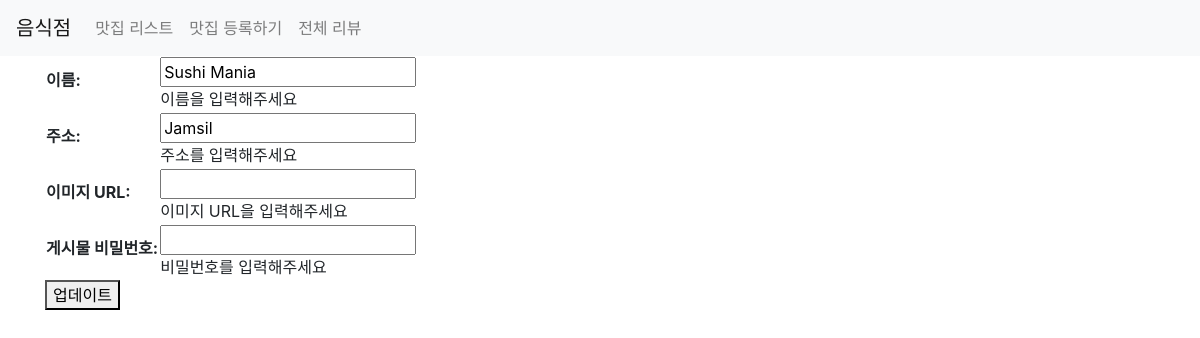
/third/update/?id=3, run on an earlier commit of the app's database.
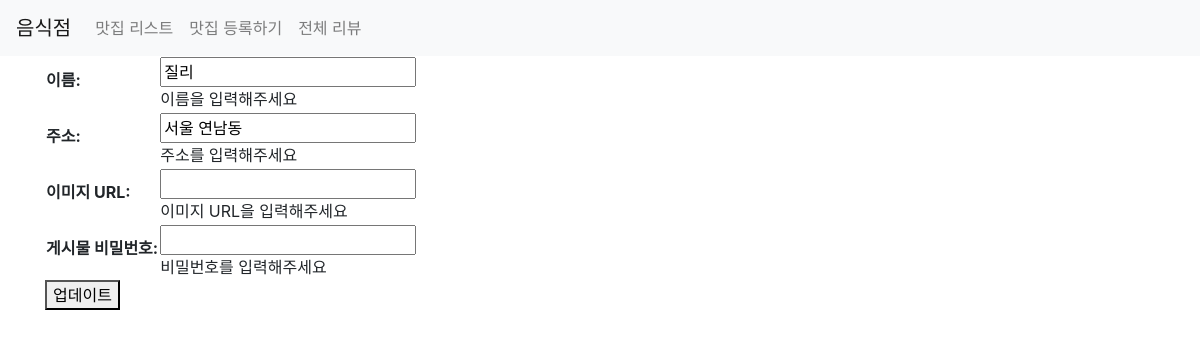
And on a later commit of the database.
### third/models.py (models this page shows)
class Restaurant(models.Model):
    name = models.CharField(max_length=30)
    address = models.CharField(max_length=200)
    password = models.CharField(max_length=20, default=None, null=True)
    image = models.CharField(max_length=500, default=None, null=True)
    created_at = models.DateTimeField(auto_now_add=True)
    updated_at = models.DateTimeField(auto_now=True)

### third/views.py (the view)
# urls.py: path('update/', views.update, name="restaurant-update"),
def update(request):
    if request.method == 'POST' and 'id' in request.POST:
        item = get_object_or_404(Restaurant, pk=request.POST.get('id'))
        password = request.POST.get('password', '')
        form = UpdateRestaurantForm(request.POST, instance=item)
        if form.is_valid() and password == item.password:
            item = form.save()
    elif request.method == 'GET':
        item = get_object_or_404(Restaurant, pk=request.GET.get('id'))
        form = RestaurantForm(instance=item)
        return render(request, 'third/update.html', {'form': form})
    return HttpResponseRedirect('/third/list/')

### third/forms.py
class RestaurantForm(ModelForm):
    class Meta:
        model = Restaurant
        fields = ['name', 'address', 'image', 'password']
        labels = {
            'name': _('이름'),
            'address': _('주소'),
            'image': _('이미지 URL'),
            'password': _('게시물 비밀번호'),
        }
        help_texts = {
            'name': _('이름을 입력해주세요'),
            'address': _('주소를 입력해주세요'),
            'image': _('이미지 URL을 입력해주세요'),
            'password': _('비밀번호를 입력해주세요'),
        }
        widgets = {
            'password': forms.PasswordInput()
        }
        error_messages = {
            'name': {
                'max_length': _('이름이 너무 길어요. 30자 이하로 해주세용!')
            },
            'address': {
                'max_length': _('주소가 너무 길어요')
            },
            'password': {
                'max_length': _('비밀번호 너무 길어요. 20자 이하로 해주세요!')
            },
            'image': {
                'max_length': _('이미지 주소가 너무 길어요. 500자 이하로 해주세요!')
            },
        }

### third/templates/third/update.html (shortened to what this page needs)
{% extends 'third/base.html' %}
{% load static %}
{% block content %}
    <div class="container">
        <form action="{% url 'restaurant-update'%}" method="post">
            <table>
                {{ form.as_table}}
            </table>
            <button type="submit">업데이트</button>
        </form>
    </div>
{% endblock %}

What changed in the data, as far as the page shows it:
changed Restaurant: name "Sushi Mania" → "질리"; address "Jamsil" → "서울 연남동"
